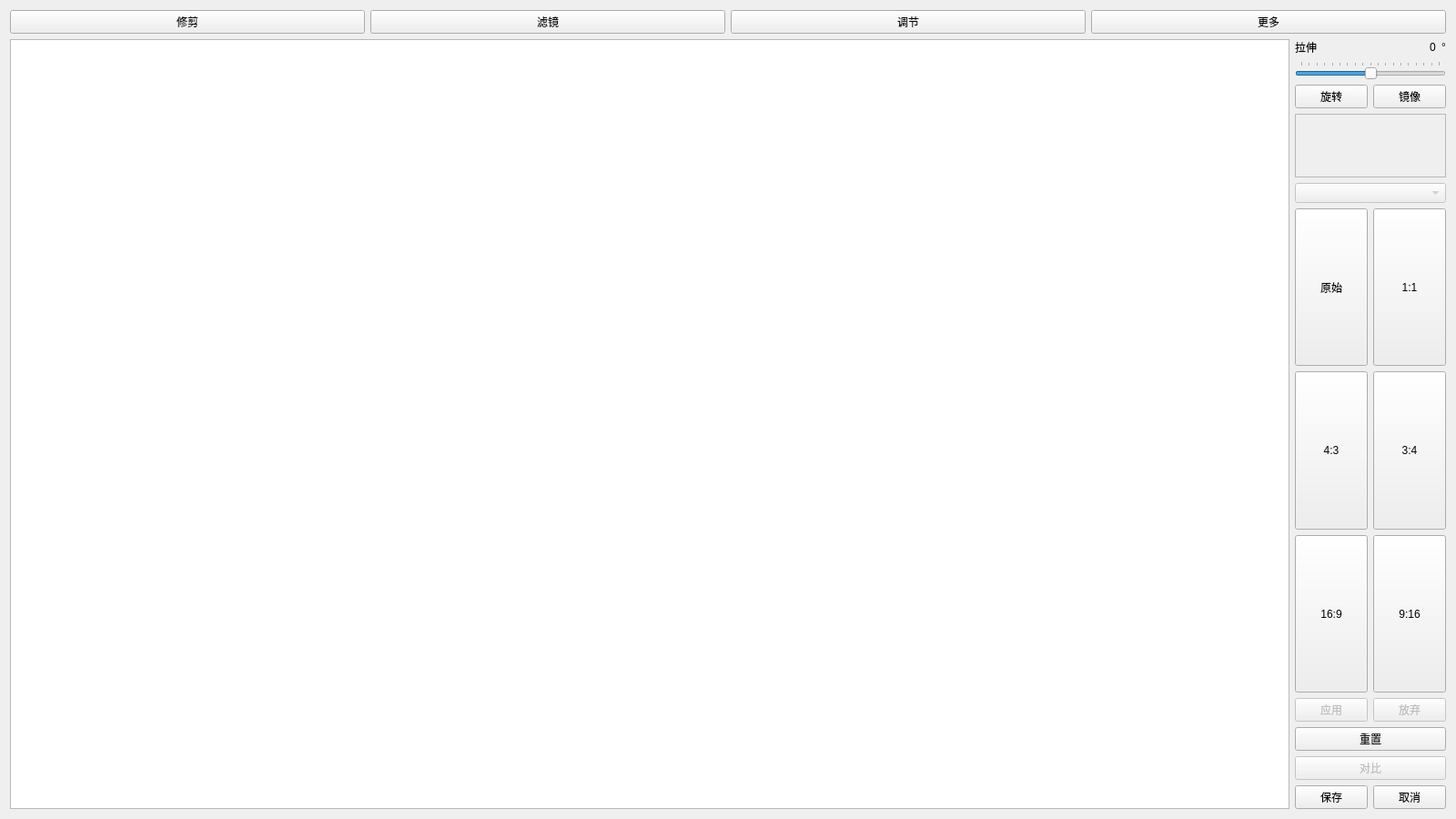
<?xml version="1.0" encoding="UTF-8"?>
<ui version="4.0">
 <class>SubWindow</class>
 <widget class="QWidget" name="SubWindow">
  <property name="geometry">
   <rect>
    <x>0</x>
    <y>0</y>
    <width>1600</width>
    <height>900</height>
   </rect>
  </property>
  <property name="windowTitle">
   <string>交互编辑</string>
  </property>
  <layout class="QGridLayout" name="gridLayout">
   <item row="0" column="0" colspan="2">
    <layout class="QHBoxLayout" name="horizontalLayout_C1R1">
     <item>
      <widget class="QPushButton" name="pushButton_Crop">
       <property name="text">
        <string>修剪</string>
       </property>
       <property name="checked">
        <bool>false</bool>
       </property>
      </widget>
     </item>
     <item>
      <widget class="QPushButton" name="pushButton_Filter">
       <property name="text">
        <string>滤镜</string>
       </property>
      </widget>
     </item>
     <item>
      <widget class="QPushButton" name="pushButton_Adjust">
       <property name="text">
        <string>调节</string>
       </property>
      </widget>
     </item>
     <item>
      <widget class="QPushButton" name="pushButton_More">
       <property name="text">
        <string>更多</string>
       </property>
      </widget>
     </item>
    </layout>
   </item>
   <item row="1" column="0">
    <widget class="QGraphicsView" name="graphicsView">
     <property name="sizePolicy">
      <sizepolicy hsizetype="Expanding" vsizetype="Expanding">
       <horstretch>1</horstretch>
       <verstretch>0</verstretch>
      </sizepolicy>
     </property>
     <property name="verticalScrollBarPolicy">
      <enum>Qt::ScrollBarAlwaysOff</enum>
     </property>
     <property name="horizontalScrollBarPolicy">
      <enum>Qt::ScrollBarAlwaysOff</enum>
     </property>
     <property name="sizeAdjustPolicy">
      <enum>QAbstractScrollArea::AdjustToContents</enum>
     </property>
     <property name="backgroundBrush">
      <brush brushstyle="SolidPattern">
       <color alpha="255">
        <red>34</red>
        <green>34</green>
        <blue>34</blue>
       </color>
      </brush>
     </property>
    </widget>
   </item>
   <item row="1" column="1">
    <layout class="QVBoxLayout" name="verticalLayout_C2">
     <item>
      <layout class="QHBoxLayout" name="horizontalLayout_C2R1">
       <item>
        <widget class="QLabel" name="label_Function">
         <property name="sizePolicy">
          <sizepolicy hsizetype="MinimumExpanding" vsizetype="Fixed">
           <horstretch>0</horstretch>
           <verstretch>0</verstretch>
          </sizepolicy>
         </property>
         <property name="text">
          <string>拉伸</string>
         </property>
         <property name="alignment">
          <set>Qt::AlignLeading|Qt::AlignLeft|Qt::AlignVCenter</set>
         </property>
        </widget>
       </item>
       <item>
        <widget class="QLabel" name="label_Num">
         <property name="sizePolicy">
          <sizepolicy hsizetype="Minimum" vsizetype="Fixed">
           <horstretch>0</horstretch>
           <verstretch>0</verstretch>
          </sizepolicy>
         </property>
         <property name="text">
          <string>0</string>
         </property>
         <property name="alignment">
          <set>Qt::AlignCenter</set>
         </property>
        </widget>
       </item>
       <item>
        <widget class="QLabel" name="label_Unit">
         <property name="sizePolicy">
          <sizepolicy hsizetype="Minimum" vsizetype="Fixed">
           <horstretch>0</horstretch>
           <verstretch>0</verstretch>
          </sizepolicy>
         </property>
         <property name="text">
          <string>°</string>
         </property>
        </widget>
       </item>
      </layout>
     </item>
     <item>
      <widget class="QSlider" name="horizontalSlider">
       <property name="sizePolicy">
        <sizepolicy hsizetype="MinimumExpanding" vsizetype="Fixed">
         <horstretch>0</horstretch>
         <verstretch>0</verstretch>
        </sizepolicy>
       </property>
       <property name="minimum">
        <number>-45</number>
       </property>
       <property name="maximum">
        <number>45</number>
       </property>
       <property name="orientation">
        <enum>Qt::Horizontal</enum>
       </property>
       <property name="tickPosition">
        <enum>QSlider::TicksAbove</enum>
       </property>
       <property name="tickInterval">
        <number>5</number>
       </property>
      </widget>
     </item>
     <item>
      <layout class="QHBoxLayout" name="horizontalLayout_C2R3">
       <item>
        <widget class="QPushButton" name="pushButton_F1">
         <property name="sizePolicy">
          <sizepolicy hsizetype="Minimum" vsizetype="Fixed">
           <horstretch>0</horstretch>
           <verstretch>0</verstretch>
          </sizepolicy>
         </property>
         <property name="text">
          <string>旋转</string>
         </property>
        </widget>
       </item>
       <item>
        <widget class="QPushButton" name="pushButton_F2">
         <property name="sizePolicy">
          <sizepolicy hsizetype="Minimum" vsizetype="Fixed">
           <horstretch>0</horstretch>
           <verstretch>0</verstretch>
          </sizepolicy>
         </property>
         <property name="text">
          <string>镜像</string>
         </property>
        </widget>
       </item>
      </layout>
     </item>
     <item>
      <widget class="QTextEdit" name="textEdit">
       <property name="enabled">
        <bool>false</bool>
       </property>
       <property name="sizePolicy">
        <sizepolicy hsizetype="Minimum" vsizetype="Fixed">
         <horstretch>0</horstretch>
         <verstretch>0</verstretch>
        </sizepolicy>
       </property>
       <property name="horizontalScrollBarPolicy">
        <enum>Qt::ScrollBarAlwaysOff</enum>
       </property>
       <property name="sizeAdjustPolicy">
        <enum>QAbstractScrollArea::AdjustToContentsOnFirstShow</enum>
       </property>
      </widget>
     </item>
     <item>
      <widget class="QComboBox" name="comboBox">
       <property name="enabled">
        <bool>false</bool>
       </property>
       <property name="sizePolicy">
        <sizepolicy hsizetype="Minimum" vsizetype="Fixed">
         <horstretch>0</horstretch>
         <verstretch>0</verstretch>
        </sizepolicy>
       </property>
      </widget>
     </item>
     <item>
      <layout class="QGridLayout" name="gridLayout_C2R6">
       <item row="0" column="0">
        <widget class="QPushButton" name="pushButton_1">
         <property name="sizePolicy">
          <sizepolicy hsizetype="Minimum" vsizetype="Preferred">
           <horstretch>0</horstretch>
           <verstretch>0</verstretch>
          </sizepolicy>
         </property>
         <property name="text">
          <string>原始</string>
         </property>
        </widget>
       </item>
       <item row="2" column="0">
        <widget class="QPushButton" name="pushButton_5">
         <property name="sizePolicy">
          <sizepolicy hsizetype="Minimum" vsizetype="Preferred">
           <horstretch>0</horstretch>
           <verstretch>0</verstretch>
          </sizepolicy>
         </property>
         <property name="text">
          <string>16:9</string>
         </property>
        </widget>
       </item>
       <item row="3" column="1">
        <widget class="QPushButton" name="pushButton_Abort">
         <property name="enabled">
          <bool>false</bool>
         </property>
         <property name="sizePolicy">
          <sizepolicy hsizetype="Minimum" vsizetype="Fixed">
           <horstretch>0</horstretch>
           <verstretch>0</verstretch>
          </sizepolicy>
         </property>
         <property name="text">
          <string>放弃</string>
         </property>
        </widget>
       </item>
       <item row="1" column="0">
        <widget class="QPushButton" name="pushButton_3">
         <property name="sizePolicy">
          <sizepolicy hsizetype="Minimum" vsizetype="Preferred">
           <horstretch>0</horstretch>
           <verstretch>0</verstretch>
          </sizepolicy>
         </property>
         <property name="text">
          <string>4:3</string>
         </property>
        </widget>
       </item>
       <item row="1" column="1">
        <widget class="QPushButton" name="pushButton_4">
         <property name="sizePolicy">
          <sizepolicy hsizetype="Minimum" vsizetype="Preferred">
           <horstretch>0</horstretch>
           <verstretch>0</verstretch>
          </sizepolicy>
         </property>
         <property name="text">
          <string>3:4</string>
         </property>
        </widget>
       </item>
       <item row="3" column="0">
        <widget class="QPushButton" name="pushButton_Apply">
         <property name="enabled">
          <bool>false</bool>
         </property>
         <property name="sizePolicy">
          <sizepolicy hsizetype="Minimum" vsizetype="Fixed">
           <horstretch>0</horstretch>
           <verstretch>0</verstretch>
          </sizepolicy>
         </property>
         <property name="text">
          <string>应用</string>
         </property>
        </widget>
       </item>
       <item row="2" column="1">
        <widget class="QPushButton" name="pushButton_6">
         <property name="sizePolicy">
          <sizepolicy hsizetype="Minimum" vsizetype="Preferred">
           <horstretch>0</horstretch>
           <verstretch>0</verstretch>
          </sizepolicy>
         </property>
         <property name="text">
          <string>9:16</string>
         </property>
        </widget>
       </item>
       <item row="0" column="1">
        <widget class="QPushButton" name="pushButton_2">
         <property name="sizePolicy">
          <sizepolicy hsizetype="Minimum" vsizetype="Preferred">
           <horstretch>0</horstretch>
           <verstretch>0</verstretch>
          </sizepolicy>
         </property>
         <property name="text">
          <string>1:1</string>
         </property>
        </widget>
       </item>
      </layout>
     </item>
     <item>
      <widget class="QPushButton" name="pushButton_Reset">
       <property name="sizePolicy">
        <sizepolicy hsizetype="Minimum" vsizetype="Fixed">
         <horstretch>0</horstretch>
         <verstretch>0</verstretch>
        </sizepolicy>
       </property>
       <property name="text">
        <string>重置</string>
       </property>
      </widget>
     </item>
     <item>
      <widget class="QPushButton" name="pushButton_Compare">
       <property name="enabled">
        <bool>false</bool>
       </property>
       <property name="sizePolicy">
        <sizepolicy hsizetype="Minimum" vsizetype="Fixed">
         <horstretch>0</horstretch>
         <verstretch>0</verstretch>
        </sizepolicy>
       </property>
       <property name="text">
        <string>对比</string>
       </property>
      </widget>
     </item>
     <item>
      <layout class="QHBoxLayout" name="horizontalLayout_C2R9">
       <item>
        <widget class="QPushButton" name="pushButton_Save">
         <property name="sizePolicy">
          <sizepolicy hsizetype="Minimum" vsizetype="Fixed">
           <horstretch>0</horstretch>
           <verstretch>0</verstretch>
          </sizepolicy>
         </property>
         <property name="text">
          <string>保存</string>
         </property>
        </widget>
       </item>
       <item>
        <widget class="QPushButton" name="pushButton_Cancel">
         <property name="sizePolicy">
          <sizepolicy hsizetype="Minimum" vsizetype="Fixed">
           <horstretch>0</horstretch>
           <verstretch>0</verstretch>
          </sizepolicy>
         </property>
         <property name="text">
          <string>取消</string>
         </property>
        </widget>
       </item>
      </layout>
     </item>
    </layout>
   </item>
  </layout>
 </widget>
 <resources/>
 <connections>
  <connection>
   <sender>horizontalSlider</sender>
   <signal>sliderMoved(int)</signal>
   <receiver>label_Num</receiver>
   <slot>setNum(int)</slot>
   <hints>
    <hint type="sourcelabel">
     <x>631</x>
     <y>269</y>
    </hint>
    <hint type="destinationlabel">
     <x>532</x>
     <y>511</y>
    </hint>
   </hints>
  </connection>
 </connections>
</ui>
